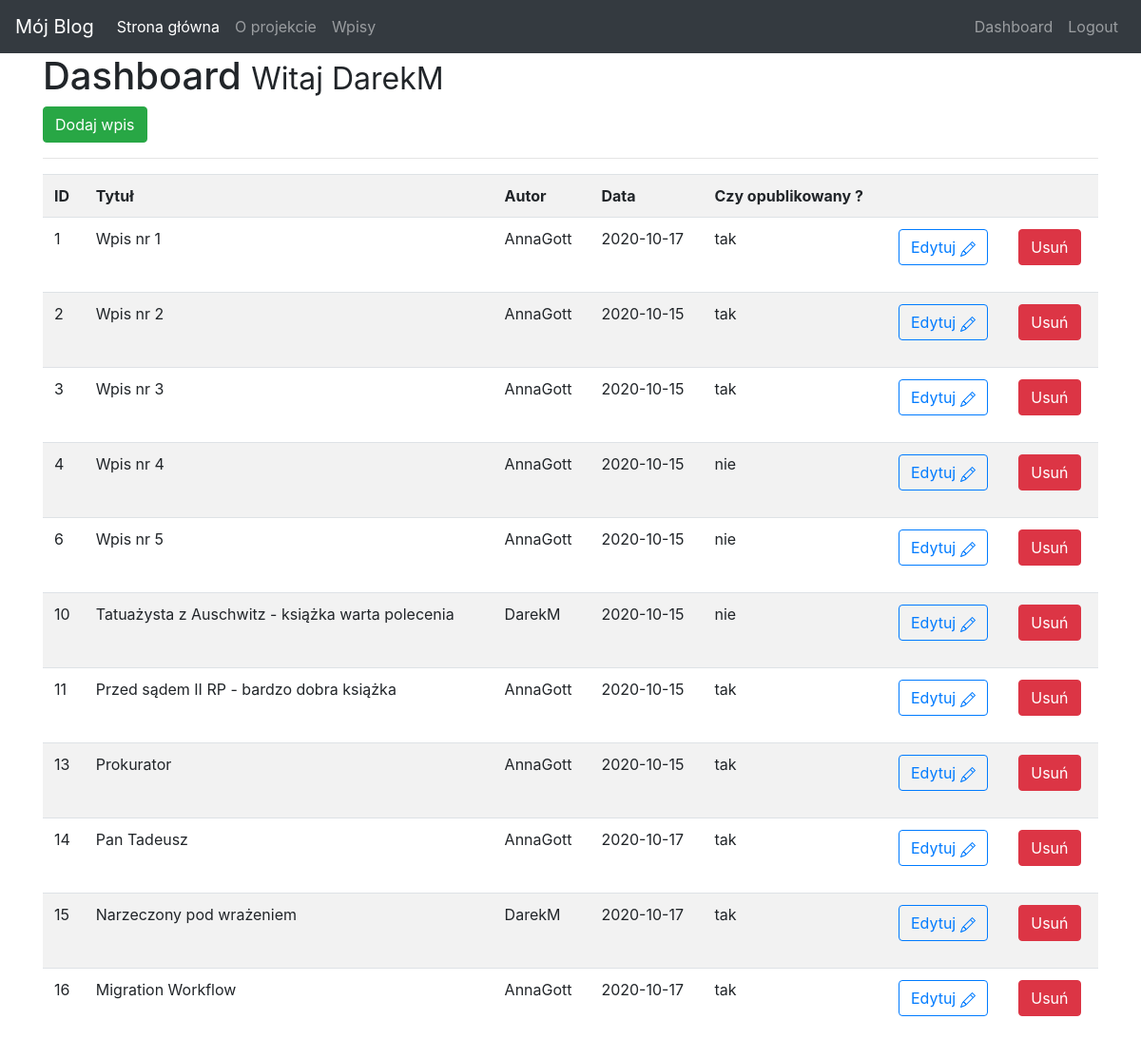
Page /dashboard (signed in) on the committed database.
### app.py (models this page shows)
class Items(db.Model):
    __tablename__ = 'items'
    id = db.Column(db.Integer, primary_key=True)
    title = db.Column(db.Text)
    body = db.Column(db.String(500), index=True, unique=False)
    author= db.Column(db.String(100), index=True, unique=True)
    create_date = db.Column(db.String(128))
    publish= db.Column(db.String(2), unique=False)

### app.py (the view)
@app.route('/dashboard')
def dashboard():
    if session['logged_in']==True:
        result=Items.query.all()
        if len(result)>0:
           articles = Items.query.all()
           return render_template('dashboard.html', articles=articles)
        else:
            message='Nie znaleziono artykułu'
            return render_template('dashboard.html', msg=message)
    else:
        flash('Brak autoryzacji, proszę się zalogować', 'danger')
        return redirect(url_for('login'))

### templates/dashboard.html (shortened to what this page needs)
{% extends 'layout.html' %}
{% block body %}
<h1> Dashboard <small> Witaj {{ session.username}} </small></h1>
<a class="btn btn-success" href="/add_article"> Dodaj wpis</a>
<hr>
<table class="table table-striped">
    <tr>
        <th> ID</th>
        <th> Tytuł</th>
        <th> Autor</th>
        <th> Data</th>
        <th> Czy opublikowany ?</th>
        <th></th>
        <th></th>
    </tr>
    {% for article in articles %}
     <tr>
        <td>{{article.id}}</td>
        <td>{{article.title}}</td>
        <td>{{article.author}}</td>
        <td>{{article.create_date}}</td>
         {% if article.publish==1 %}
         <td> tak</td>
         {% else %}
           <td> nie</td>
         {% endif %}
        <td>
            <a href="edit_article/{{article.id}}" class="btn btn-outline-primary pull-right"> Edytuj
        </a>
            </td>
        <td>
        <form action="{{url_for('delete_article',id=article.id)}}"  method="POST">
            <input type="submit" value="Usuń" class="btn btn-danger">
        </form>
        </td>
     </tr>
     {% endfor %}
</table>
{%endblock%}

### rows in the picture
Items: id "1", title "Wpis nr 1", author "AnnaGott", create_date "2020-10-17", publish "tak"
Items: id "2", title "Wpis nr 2", author "AnnaGott", create_date "2020-10-15", publish "tak"
Items: id "3", title "Wpis nr 3", author "AnnaGott", create_date "2020-10-15", publish "tak"
Items: id "4", title "Wpis nr 4", author "AnnaGott", create_date "2020-10-15", publish "nie"
Items: id "6", title "Wpis nr 5", author "AnnaGott", create_date "2020-10-15", publish "nie"
Items: id "10", title "Tatuażysta z Auschwitz - książka warta polecenia", author "DarekM", create_date "2020-10-15", publish "nie"
Items: id "11", title "Przed sądem II RP - bardzo dobra książka", author "AnnaGott", create_date "2020-10-15", publish "tak"
Items: id "13", title "Prokurator", author "AnnaGott", create_date "2020-10-15", publish "tak"
Items: id "14", title "Pan Tadeusz", author "AnnaGott", create_date "2020-10-17", publish "tak"
Items: id "15", title "Narzeczony pod wrażeniem", author "DarekM", create_date "2020-10-17", publish "tak"
Items: id "16", title "Migration Workflow", author "AnnaGott", create_date "2020-10-17", publish "tak"

### other values in the picture
{{ session.username }} "DarekM"
